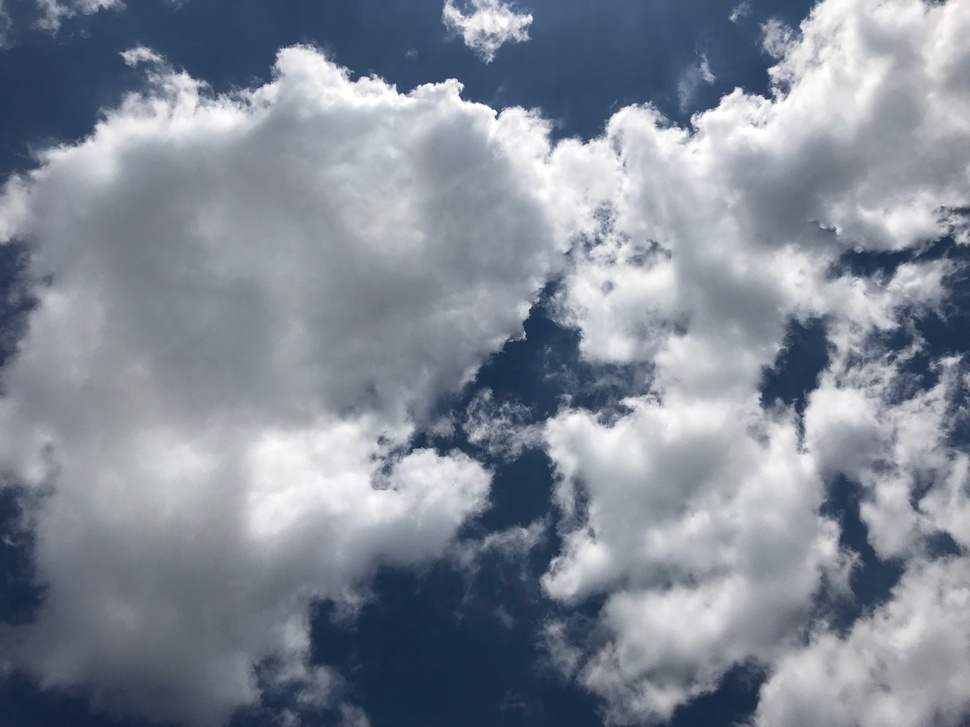
#> input picture cloud_coverage/testing-images/12.jpg, 970 x 727 px, shrunk from 2016 x 1512 before the run, found by its file name
$ python coverage.py
#> lines starting #> are read from the running program, lines starting #| are printed output that depends on the picture
# Creates a pyplot of images with only clouds in them
import numpy as np
import cv2
import matplotlib.pyplot as plt
import sys

def calc_hue(i, r, g, b):
    if (r < g < b):
        try:
            return ((b - r) / (i - (3 * r))) + 1
        except:
            return 1e9
    elif (g < b):
        try:
            return ((b - r) / (i - (3 * r))) + 1
        except:
            return 1e9
    else:
        try:
            return ((b - r) / (i - (3 * r))) + 1
        except:
            return 1e9

def calc_sat(i, h, r, g, b):
    if (h <= 1):
        return (i - (3 * b)) / i
    elif (1 < h <= 2):
        return (i - (3 * r)) / i
    else:
        return (i - (3 * g)) / i

# Load an color image in grayscale
img = cv2.imread('results/03282019/in/12.jpg')
#> img is the input picture: shape (727, 970, 3); mean B, G, R 150.1, 137.6, 129.4

# Exit if image was not opened (Probably due to a wrong file name)
if (img.all() == None):
    print("Wrong file name/path, buddy.")
    sys.exit()

# OpenCV opens images as GBR. We need to change it to RGB, convert it to a numpy array
# and then normalize all the values
img = cv2.cvtColor(img, cv2.COLOR_BGR2RGB)
img = np.asarray(img).astype(np.double)
img /= 255

# Vectorize the functions above so that we can use numpy to easily apply the functions
# to all pixels
v_hue = np.vectorize(calc_hue)
v_sat = np.vectorize(calc_sat)

# Use the vectorized functions above and apply to every element of the matrix
intensity = img[:,:,0] + img[:,:,1] + img[:,:,2]
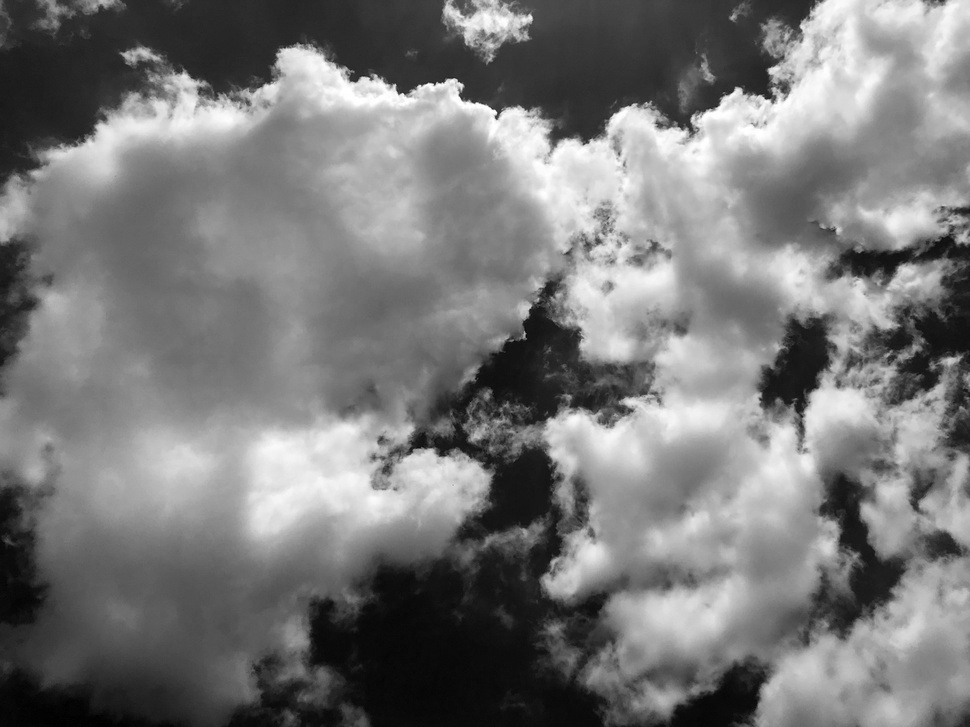
#> intensity: shape (727, 970) float64; min 0.412, max 3, mean 1.64; drawn with min black and max white
hue = v_hue(intensity, img[:,:,0], img[:,:,1], img[:,:,2])
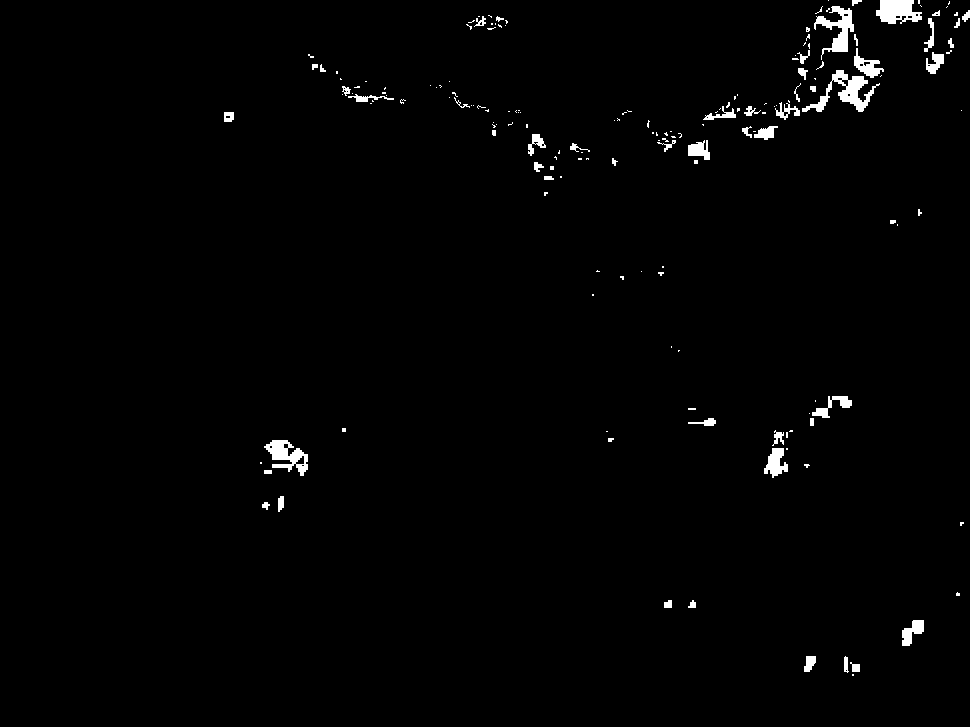
#> hue: shape (727, 970) float64; min -1.42e-13, max 1e+09, mean 12748339; drawn with min black and max white
sat = v_sat(intensity, hue, img[:,:,0], img[:,:,1], img[:,:,2])
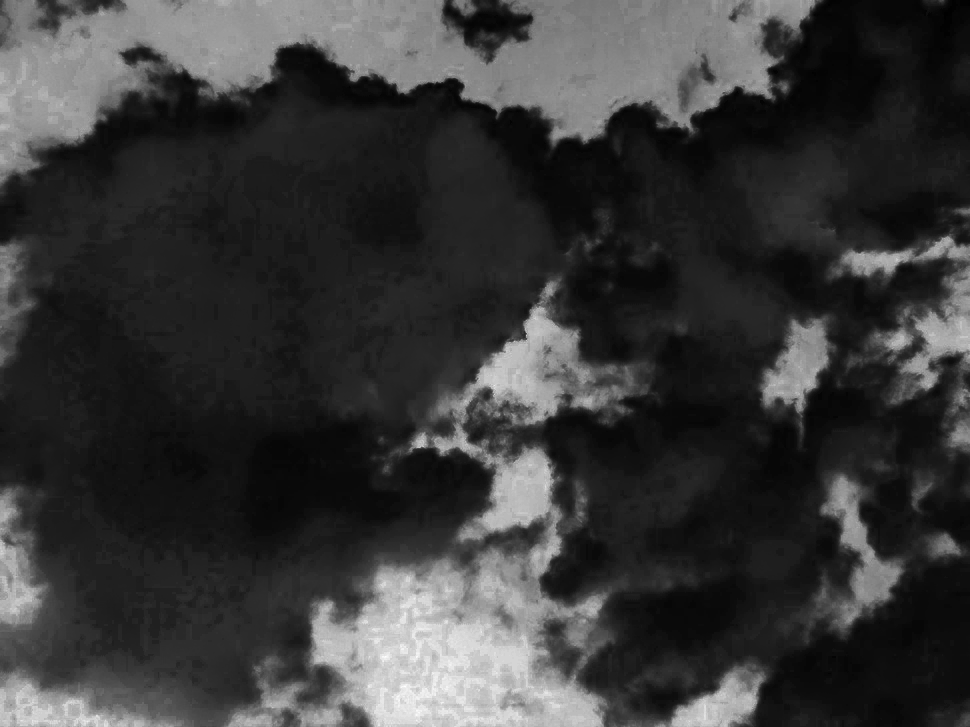
#> sat: shape (727, 970) float64; min -0.0179, max 0.554, mean 0.11; drawn with min black and max white

# Change values to make output prettier
sat = np.where(sat > 0.1, 0, sat * 2)
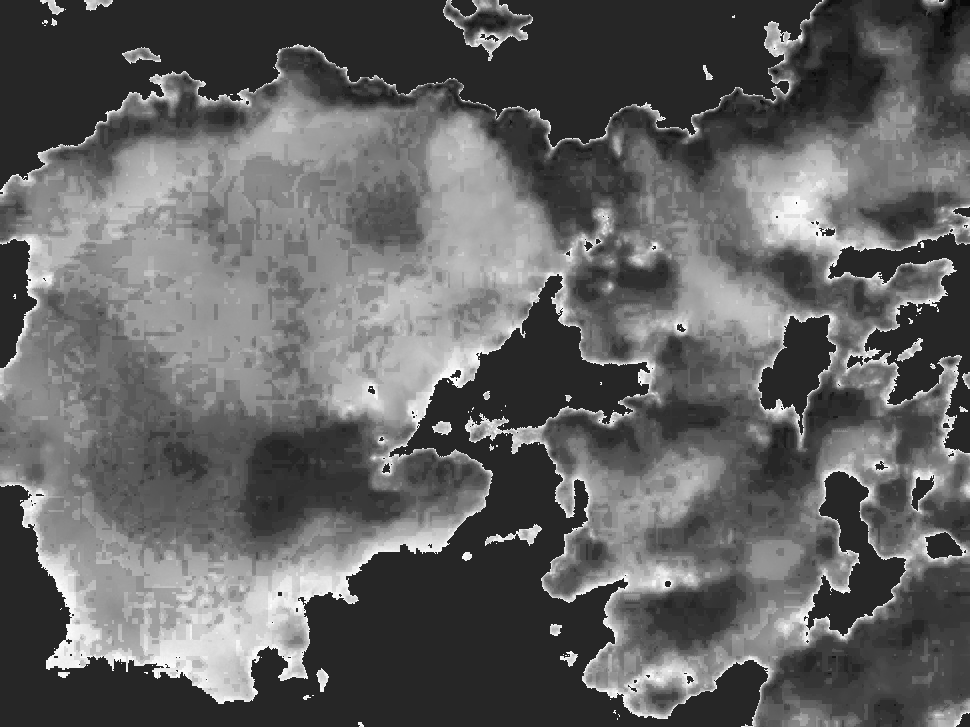
#> sat: shape (727, 970) float64; min -0.0359, max 0.2, mean 0.0556; drawn with min black and max white

# Display image as grayscale
plt.imshow(sat, cmap='gray')
plt.show()
